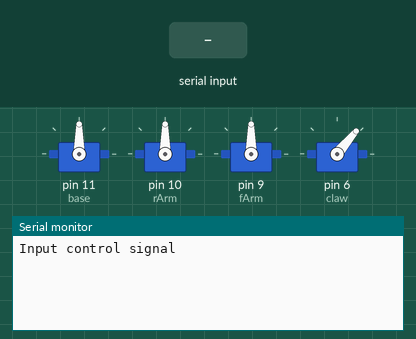
Recording of a sketch running on a simulated Arduino Uno, built with avr-gcc and run on an emulated ATmega328P. On the bench: 4 × servo, the last lines printed to the serial monitor. Inputs (shaded band) come from the test bench.

Above: at 2.0 s.
2.1 s: "i" received over Serial
At 3.2 s:
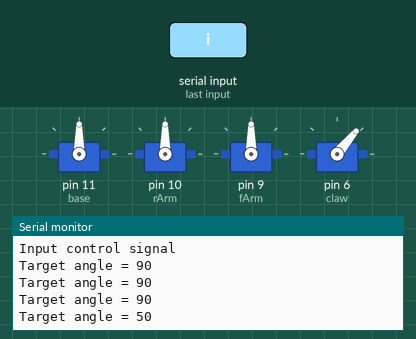
3.6 s: "m" received over Serial
At 4.5 s:
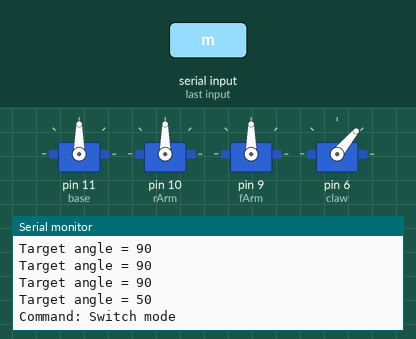
5.1 s: byte 115 ('s') received over Serial
At 5.7 s:
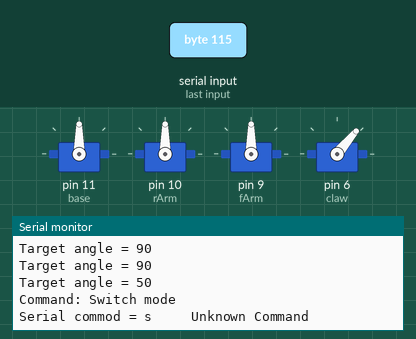
6.6 s: byte 101 ('e') received over Serial
At 7.8 s:
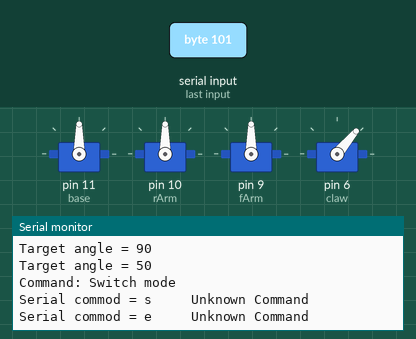
8.1 s: byte 116 ('t') received over Serial
At 9.2 s:
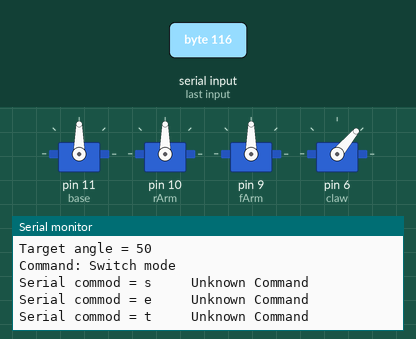
9.6 s: "a" received over Serial
At 11.83 s:
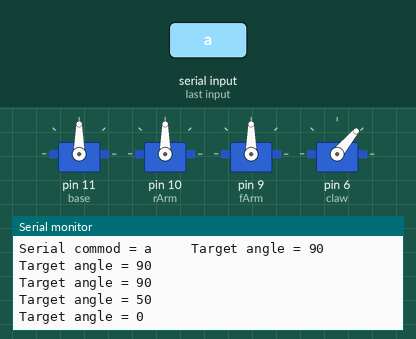
Timing chart, 0 to 12.1 s (numbered marks = the images above; inputs shaded):
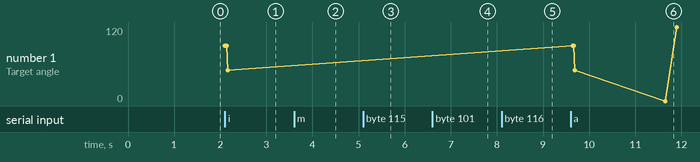

Measured:
- after the input at 2.1 s, the serial monitor: prints a new line at once (image 1)
- after the input at 3.6 s, the serial monitor: prints a new line at once (image 2)
- after the input at 5.1 s, the serial monitor: prints a new line at once (image 3)
- after the input at 6.6 s, the serial monitor: prints a new line at once (image 4)
- after the input at 8.1 s, the serial monitor: prints a new line at once (image 5)
- after the input at 9.6 s, the serial monitor: prints a new line at once (image 6)
- plotted number 1: 50 → 120 after the input at 9.6 s

The sketch:

start.ino
```cpp
#include <Servo.h>
void armDataCmd(char serialCmd);
void reportStatus();
void armIniPos();
void action();
void armJoyCmd(char serialCmd);
int checkStatus(int servoData, int maxInput, int minInput);
void servoCmd(char serialName, int servoData, int Delay);
Servo base, fArm, rArm, claw;

int basePos = 90;
int rArmPos = 90;
int fArmPos = 90;
int clawPos = 50;

int DSD = 15;  // Defailt Servo Delay

const int baseMin = 30;
const int baseMax = 150;
const int rArmMin = 45;
const int rArmMax = 130;
const int fArmMin = 45;
const int fArmMax = 150;
const int clawMin = 0;
const int clawMax = 50;

bool mode; // mode = 1: command contorl, mode = 0: keyboard control
int moveStep = 3;

void setup() {
  base.attach(11);     // base
  delay(200);
  rArm.attach(10);     // rArm
  delay(200);
  fArm.attach(9);      // fArm
  delay(200);
  claw.attach(6);      // claw
  delay(200);

  base.write(basePos);
  delay(10);
  fArm.write(fArmPos);
  delay(10);
  rArm.write(rArmPos);
  delay(10);
  claw.write(clawPos);
  delay(10);

  Serial.begin(9600);
  Serial.println("Input control signal");
}

void loop() {
  if (Serial.available()>0){
    char serialCmd = Serial.read();
    if(mode == 1){
      armDataCmd(serialCmd);
    } else{
      armJoyCmd(serialCmd);
    }
  }
}

void armDataCmd(char serialCmd){
  Serial.print("Serial commod = ");
  Serial.print(serialCmd);
  Serial.print("     ");
  if (serialCmd == 'b' || serialCmd == 'c' || serialCmd == 'f' || serialCmd == 'r'){
      int servoData = Serial.parseInt();
      servoCmd(serialCmd, servoData, DSD);
  } else {
  switch(serialCmd){
    case 'o':
      reportStatus();
      break;
    case 'i':
      armIniPos();
      break;
    case 'a':
        action();
        break;
    case 'm':
      mode = 0;
      Serial.println("Command: Switch mode");
      break;
    default:
      Serial.println("Unknown Command");
    }
  }
}

void armJoyCmd(char serialCmd){
  int baseJoyPos;
  int rArmJoyPos;
  int fArmJoyPos;
  int clawJoyPos;
  switch(serialCmd){
    case 'a':
      baseJoyPos = base.read() - moveStep;
      servoCmd('b', baseJoyPos, DSD);
      break;
    case 'd':
      baseJoyPos = base.read() + moveStep;
      servoCmd('b', baseJoyPos, DSD);
      break;
    case 'w':
      rArmJoyPos = rArm.read() + moveStep;
      servoCmd('r', rArmJoyPos, DSD);
      break;
    case 's':
      rArmJoyPos = rArm.read() - moveStep;
      servoCmd('r', rArmJoyPos, DSD);
      break;
    case 'e':
      fArmJoyPos = fArm.read() + moveStep;
      servoCmd('f', fArmJoyPos, DSD);
      break;
    case 'f':
      fArmJoyPos = fArm.read() - moveStep;
      servoCmd('f', fArmJoyPos, DSD);
      break;
    case 'r':
      clawJoyPos = claw.read() + moveStep;
      servoCmd('c', clawJoyPos, DSD);
      break;
    case 't':
      clawJoyPos = claw.read() - moveStep;
      servoCmd('c', clawJoyPos, DSD);
      break;
    case 'm':
      mode = 1;
      Serial.println("Command: Switch mode");
      break;
    case 'o':
      servoCmd('b', basePos, DSD);
      servoCmd('r', fArmPos, DSD);
      servoCmd('f', rArmPos, DSD);
      servoCmd('c', 0, DSD);
    case 'i':
      armIniPos();
      break;
    default:
      Serial.println("Unknown Command");
  }
}

void action(){
  armIniPos();
  delay(2000);
  int robotactionArray[4][3] = {
    {'c',0,DSD},
    {'b',120,DSD},
    {'f',120,DSD},
    {'r',45,DSD},
  };
  for(int i = 0; i < 4; i++){
    servoCmd(robotactionArray[i][0], robotactionArray[i][1], robotactionArray[i][2]);
    delay(200);
  }
}

void armIniPos(){
  servoCmd('b', basePos, DSD);
  servoCmd('r', fArmPos, DSD);
  servoCmd('f', rArmPos, DSD);
  servoCmd('c', clawPos, DSD);
}

void reportStatus(){
  Serial.println("++++++++++ Robot-Arm Status Report +++++");
  Serial.print("Claw Postition: clawPos = "); Serial.println(claw.read());
  Serial.print("Base Position: basePos = "); Serial.println(base.read());
  Serial.print("Rear Arm Position : rArmPos = "); Serial.println(rArm.read());
  Serial.print("Front Arm Position : fArmPos = "); Serial.println(fArm.read());
  Serial.println("++++++++++++++++++++++++++++++++++++++++");
}

int checkStatus(int servoData, int maxInput, int minInput){
  int servo = 0;
  if (servoData >= minInput && servoData <= maxInput) {
    servo = servoData;
  } else if (servoData < minInput) {
    servo = minInput;
    Serial.println(" "); Serial.print("Warning: Servo Value is out of Limit!");
    Serial.print("Choose range between "); Serial.print(minInput);Serial.print(" and ");Serial.println(maxInput);
  }
  else {
    servo = maxInput;
    Serial.print("Warning: Servo Value is out of Limit! ");
    Serial.print("Choose range between "); Serial.print(minInput);Serial.print(" and ");Serial.println(maxInput);
  }
  Serial.print("Target angle = ");
  Serial.println(servo);
  return(servo);
}


void servoCmd(char serialName, int servoData, int Delay){
  Servo servo2go;
  int fromPos;
  int toPos;
  switch(serialName){
    case 'b':
      servo2go = base;
      fromPos = base.read();
      toPos = checkStatus(servoData, baseMax, baseMin);
      break;
    case 'r':
      servo2go = rArm;
      fromPos = rArm.read();
      toPos = checkStatus(servoData, rArmMax, rArmMin);
      break;
    case 'f':
      servo2go = fArm;
      fromPos = fArm.read();
      toPos = checkStatus(servoData, fArmMax, fArmMin);
      break;
    case 'c':
      servo2go = claw;
      fromPos = claw.read();
      toPos = checkStatus(servoData, clawMax, clawMin);
      Delay = 1;
      break;
  }

  if (fromPos <= toPos){
    for(int i = fromPos; i<= toPos; i++){
      servo2go.write(i);
      delay(Delay);
    }
  }  else {
      for(int i = fromPos; i >= toPos; i--){
      servo2go.write(i);
      delay(Delay);
      }
  }
}
```
